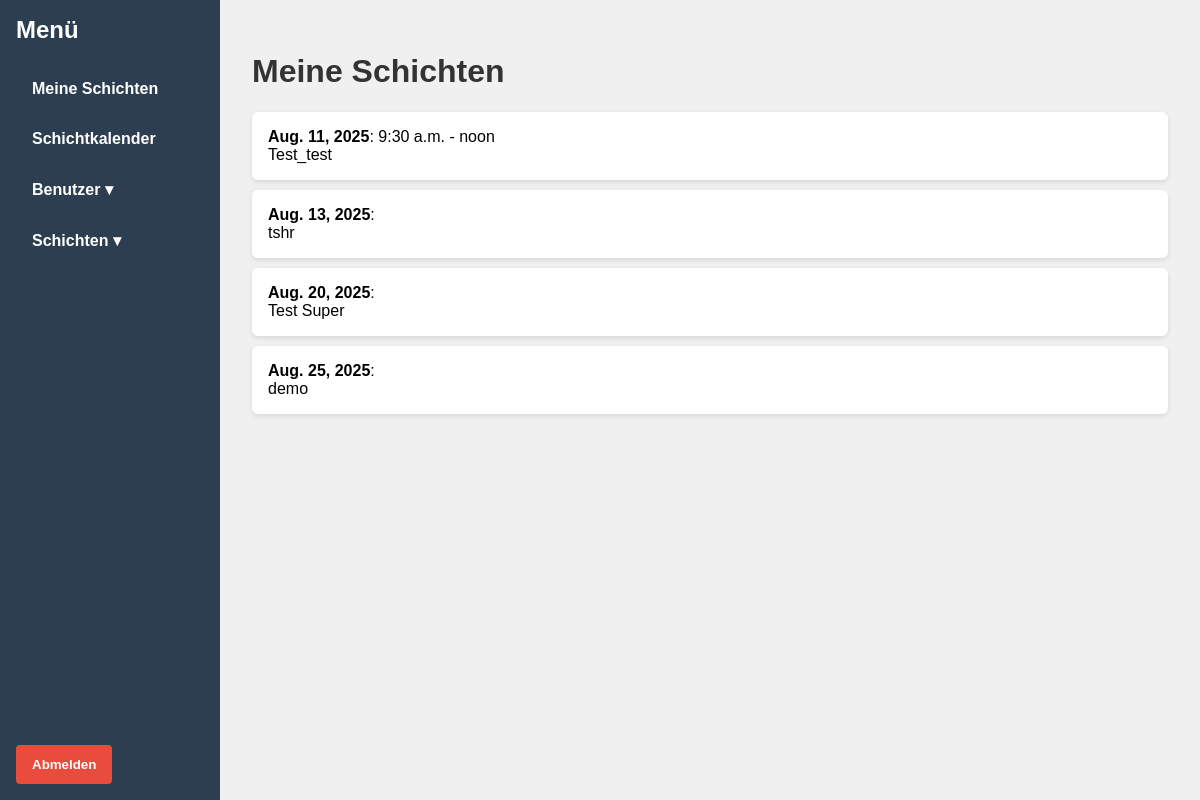
The app's page /my_shifts/ (signed in), older data.
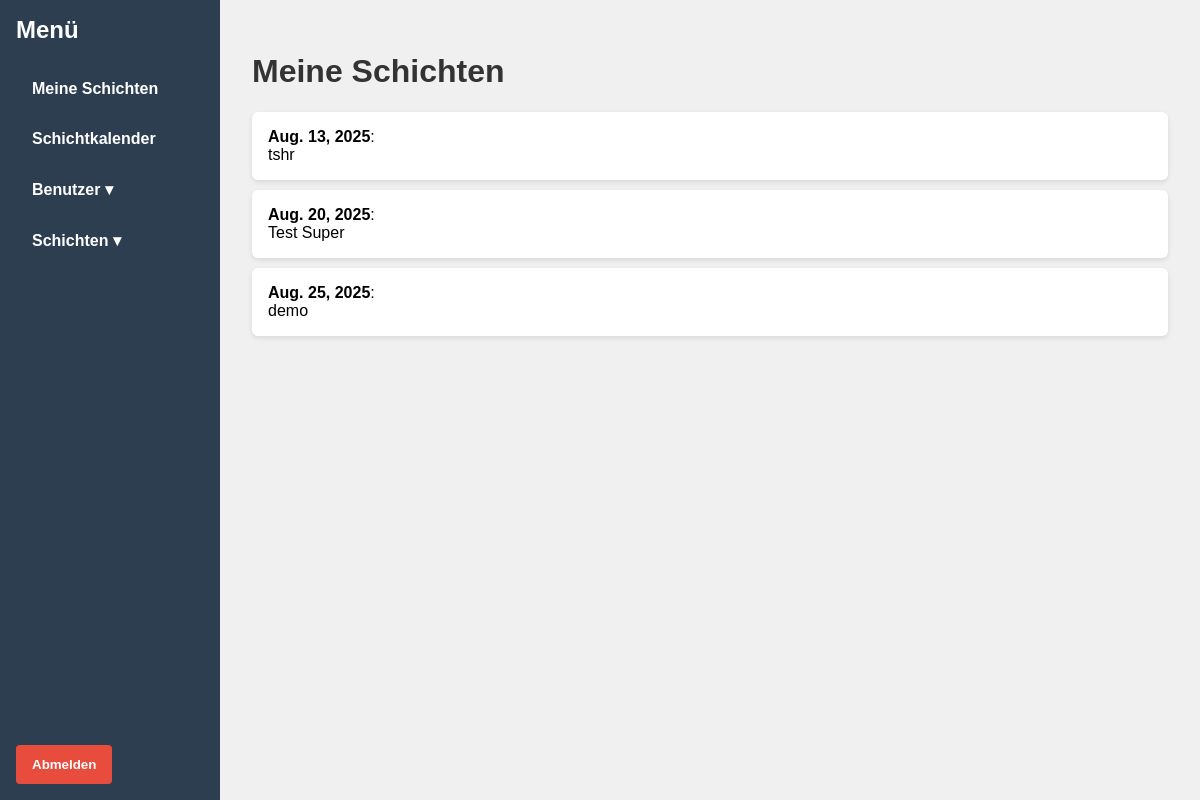
The same page, newer data.
### core/models.py (models this page shows, shortened)
class Shift(models.Model):
    user = models.ForeignKey(settings.AUTH_USER_MODEL, on_delete=models.CASCADE)
    date = models.DateField()
    start_time = models.TimeField(null=True, blank=True)  # jetzt optional
    end_time = models.TimeField(null=True, blank=True)    # jetzt optional
    description = models.TextField(blank=True)

### core/views.py (the view)
# urls.py: path('my_shifts/', views.my_shifts_view, name='my_shifts'),
@login_required
def my_shifts_view(request):
    shifts = Shift.objects.filter(user=request.user).order_by('date', 'start_time')
    return render(request, 'papiermanager/my_shifts.html', {'shifts': shifts})

### core/templates/papiermanager/my_shifts.html (shortened to what this page needs)
<!DOCTYPE html>
<html lang="de">
<head>
</head>
<body>
  <nav class="sidebar">
    <h2>Menü</h2>
    <div class="menu-links">
      <a href="{% url 'my_shifts' %}">Meine Schichten</a>
      <a href="{% url 'calendar' %}">Schichtkalender</a>
{% if user.is_superuser %}
  <div class="dropdown" id="usersDropdown">
    <button onclick="toggleDropdown('usersDropdown')">Benutzer &#9662;</button>
  </div>
{% endif %}
      {% if user.is_authenticated %}
        <div class="dropdown" id="shiftsDropdown">
          <button onclick="toggleDropdown('shiftsDropdown')">Schichten &#9662;</button>
        </div>
      {% endif %}
    </div>
    <div class="sidebar-bottom">
      {% if user.is_authenticated %}
        <button class="btn-logout" onclick="confirmLogout()">Abmelden</button>
      {% else %}
        <a href="{% url 'login' %}" class="btn-logout" style="background-color:#007bff;">Anmelden</a>
      {% endif %}
    </div>
  </nav>
  <main class="main-content">
    <h1>Meine Schichten</h1>
    <ul>
      {% for shift in shifts %}
        <li>
          <strong>{{ shift.date }}</strong>:
          {% if shift.start_time and shift.end_time %}
            {{ shift.start_time }} - {{ shift.end_time }}
          {% endif %}
          {% if shift.description %}
            <br>{{ shift.description }}
          {% endif %}
        </li>
      {% empty %}
        <li>Keine Schichten gefunden.</li>
      {% endfor %}
    </ul>
  </main>
</body>
</html>

### core/templates/papiermanager/my_shifts.html (style rules this page uses)
body { font-family: Arial, sans-serif; margin: 0; height: 100vh; display: flex; background-color: #f0f0f0; }
.sidebar { width: 220px; background-color: #2c3e50; color: white; display: flex; flex-direction: column; padding: 1rem; height: 100vh; box-sizing: border-box; }
.sidebar h2 { margin-top: 0; margin-bottom: 1.5rem; }
.menu-links a, .menu-links button { color: white; text-decoration: none; padding: 0.75rem 1rem; margin-bottom: 0.5rem; border-radius: 4px; transition: background-color 0.3s; font-weight: 600; display: inline-block; text-align: left; width: 100%; box-sizing: border-box; border: none; background: none; cursor: pointer; }
.dropdown > button { font-size: 1rem; font-weight: 600; }
.sidebar-bottom { margin-top: auto; }
.btn-logout { color: white; background-color: #e74c3c; padding: 0.75rem 1rem; border-radius: 4px; font-weight: 600; text-align: left; display: inline-block; text-decoration: none; transition: background-color 0.3s; width: fit-content; cursor: pointer; border: none; }
.main-content { flex-grow: 1; padding: 2rem; overflow-y: auto; }
h1 { color: #333; }
ul { list-style-type: none; padding: 0; }
li { background: white; margin-bottom: 10px; padding: 1rem; border-radius: 6px; box-shadow: 0 2px 5px rgba(0,0,0,0.1); }

Row changes from the older to the newer data that the page shows:
removed Shift: date "Aug. 11, 2025", start_time "9:30 a.m.", end_time "noon", description "Test_test"
